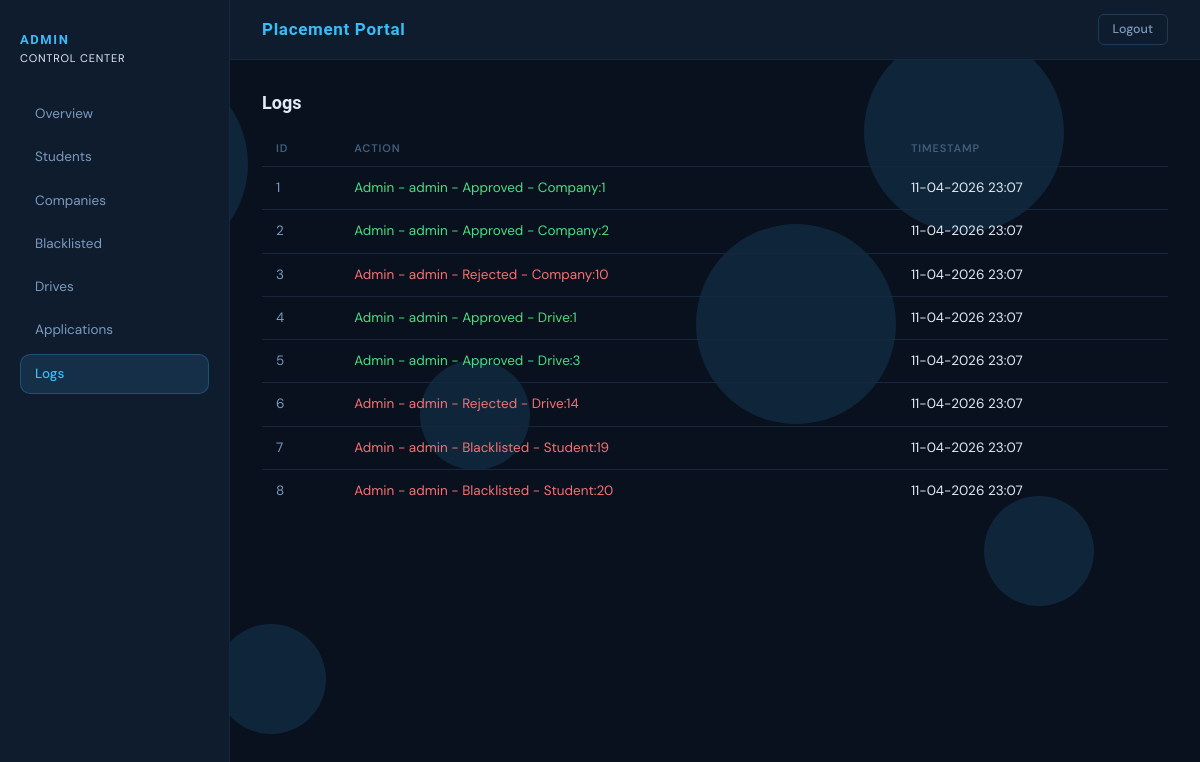
/admin/logs (signed in), run on the app's committed database.
### model.py (models this page shows, shortened)
class Log(db.Model):
    id = db.Column(db.Integer, primary_key=True)
    user_id = db.Column(db.Integer, db.ForeignKey('user.id'))
    action = db.Column(db.String(200))
    target_type = db.Column(db.String(50))
    target_id = db.Column(db.Integer)
    timestamp = db.Column(db.DateTime(timezone=True), default=lambda: datetime.now(ZoneInfo("Asia/Kolkata")))
    user = db.relationship('User', backref='logs')

class User(db.Model):
    id = db.Column(db.Integer, primary_key=True)
    username = db.Column(db.String(100), unique=True, nullable=False)
    password = db.Column(db.String(200), nullable=False)
    role = db.Column(db.String(20), nullable=False)  # admin / company / student
    is_blacklisted = db.Column(db.Boolean, default=False)
    company = db.relationship('Company', backref='user', uselist=False)
    student = db.relationship('Student', backref='user', uselist=False)

### route/admin.py (the view)
@admin_bp.route("/logs", methods=["GET"])
def logs():
    logs = Log.query.all()
    return render_template(
        "admin/log.html",
        logs=logs,
        active_tab="logs"
    )

### route/admin.py (called while the page is built)
@admin_bp.before_request
def restrict_admin():
    if not session.get("user_id"):
        flash("Admin Login Required!", "danger")
        return redirect(url_for("auth.login"))
    if session.get("role") != "admin":
        flash("Access denied!, You are not Admin", "danger")
        return redirect(url_for("auth.login"))

### templates/admin/log.html
{% extends "admin/base.html" %}
{% block content %}
<h2>Logs</h2>
<table class="table">
  <thead>
    <tr>
      <th>ID</th>
      <th>Action</th>
      <th>Timestamp</th>
    </tr>
  </thead>
  <tbody>
    {% for log in logs %}
    <tr>
      <td>{{ log.id }}</td>
      <td>
        {% if log.action in ["Rejected", "Blacklisted"] %}
          <span class="text-danger">
        {% elif log.action in ["Approved", "Activated", "Registered", "Created", "Placed","Applied","Shortlisted"] %}
          <span class="text-success">
        {% elif log.action in ["Closed", "Details Updated", "Withdrawn"] %}
          <span class="text-warning">
        {% else %}
          <span>
        {% endif %}
          {{ log.user.role | capitalize }}
          - {{ log.user.username }}
          - {{ log.action }}
          - {{ log.target_type | capitalize }}:{{ log.target_id }}
        </span>
      </td>
      <td>{{ log.timestamp.strftime('%d-%m-%Y %H:%M') }}</td>
    </tr>
    {% endfor %}
  </tbody>
</table>
{% endblock %}

### static/app.css (style rules this page uses)
:root { --bg-base: #09111f; --bg-surface: #0f1c2e; --bg-card: #13243a; --bg-hover: #1a2f47; --bg-input: #0d1b2d; --border: #1e3a57; --border-subtle: #152840; --brand: #38bdf8; --brand-dim: rgba(56, 189, 248, 0.12); --brand-glow: rgba(56, 189, 248, 0.25); --text-primary: #e2eaf4; --text-muted: #7a9bbf; --text-faint: #415e7a; --green: #4ade80; --green-dim: rgba(74, 222, 128, 0.12); --green-border: rgba(74, 222, 128, 0.30); --red: #f87171; --red-dim: rgba(248, 113, 113, 0.12); --red-border: rgba(248, 113, 113, 0.30); --yellow: #fbbf24; --yellow-dim: rgba(251, 191, 36, 0.10); --yellow-border: rgba(251, 191, 36, 0.30); --info: #67e8f9; --info-dim: rgba(103, 232, 249, 0.10); --info-border: rgba(103, 232, 249, 0.30); --radius-sm: 6px; --radius-md: 10px; --radius-lg: 14px; --radius-xl: 20px; --font-display: 'Roboto', sans-serif; --font-body: 'DM Sans', sans-serif; }
*, *::before, *::after { box-sizing: border-box; margin: 0; padding: 0; }
body { font-family: var(--font-body); background: var(--bg-base); color: var(--text-primary); font-size: 14px; min-height: 100vh; }
h1, h2, h3, h4, h5 { font-family: var(--font-display); color: var(--text-primary); }
.main-content > h2 { font-size: 18px; font-weight: 600; margin-bottom: 1rem; }
.table { width: 100%; border-collapse: collapse; font-size: 13.5px; color: var(--text-primary); --bs-table-bg: transparent; --bs-table-border-color: var(--border-subtle); }
.table thead th { padding: 10px 14px; text-align: left; font-size: 11px; font-weight: 600; letter-spacing: 0.08em; text-transform: uppercase; color: var(--text-faint); border-bottom: 1px solid var(--border-subtle) !important; background: transparent; white-space: nowrap; }
.table tbody tr { border-bottom: 1px solid var(--border-subtle); transition: background 0.15s; }
.table tbody tr:last-child { border-bottom: none; }
.table td { padding: 11px 14px; vertical-align: middle; color: var(--text-primary); border: none !important; }
.table td:first-child { color: var(--text-muted); font-variant-numeric: tabular-nums; }
span.text-danger { color: var(--red) !important; }
span.text-success { color: var(--green) !important; }
.text-success { color: var(--green) !important; }
.text-danger { color: var(--red) !important; }

### data on the page
Log: id "1", user.role "Admin", user.username "admin", action "Approved", target_type "Company", target_id "1", timestamp "11-04-2026 23:07"
Log: id "2", user.role "Admin", user.username "admin", action "Approved", target_type "Company", target_id "2", timestamp "11-04-2026 23:07"
Log: id "3", user.role "Admin", user.username "admin", action "Rejected", target_type "Company", target_id "10", timestamp "11-04-2026 23:07"
Log: id "4", user.role "Admin", user.username "admin", action "Approved", target_type "Drive", target_id "1", timestamp "11-04-2026 23:07"
Log: id "5", user.role "Admin", user.username "admin", action "Approved", target_type "Drive", target_id "3", timestamp "11-04-2026 23:07"
Log: id "6", user.role "Admin", user.username "admin", action "Rejected", target_type "Drive", target_id "14", timestamp "11-04-2026 23:07"
Log: id "7", user.role "Admin", user.username "admin", action "Blacklisted", target_type "Student", target_id "19", timestamp "11-04-2026 23:07"
Log: id "8", user.role "Admin", user.username "admin", action "Blacklisted", target_type "Student", target_id "20", timestamp "11-04-2026 23:07"
